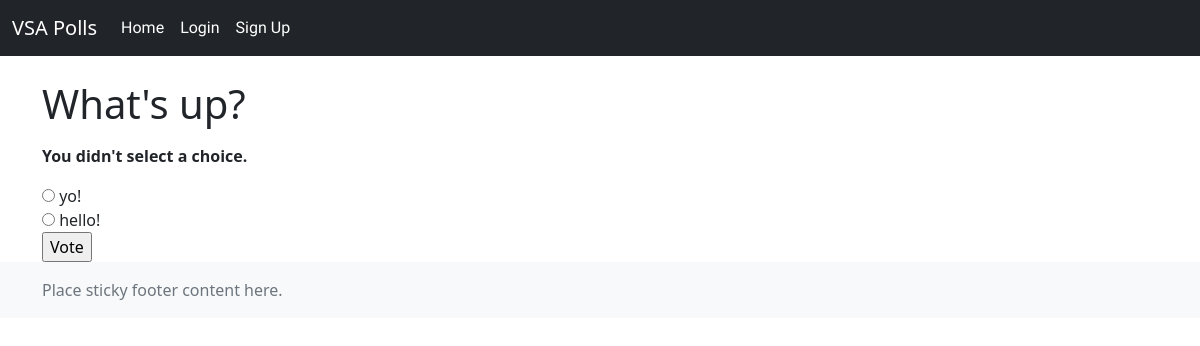
/polls/2/vote/, run on the app's committed database.
### polls/models.py (models this page shows, shortened)
class Question(models.Model):
    question_text = models.CharField(max_length=200)
    pub_date = models.DateTimeField('date published')

class Choice(models.Model):
    question = models.ForeignKey(Question, on_delete=models.CASCADE)
    choice_text = models.CharField(max_length=200)
    votes = models.IntegerField(default=0)

### polls/views.py (the view)
# urls.py: path('<int:question_id>/vote/', views.vote, name='vote'),
def vote(request, question_id):
    question = get_object_or_404(Question, pk=question_id)
    try:
        selected_choice = question.choice_set.get(pk=request.POST['choice'])
    except (KeyError, Choice.DoesNotExist):
        return render(request, 'polls/detail.html', {
            'question': question,
            'error_message': "You didn't select a choice.",
        })
    else:
        selected_choice.votes += 1
        selected_choice.save()
        return HttpResponseRedirect(reverse('polls:results', args=(question.id,)))

### polls/templates/polls/detail.html (shortened to what this page needs)
{% extends 'polls/base.html' %}
{% block content %}
<div class="container">
<form action="{% url 'polls:vote' question.id %}" method="post">
    <fieldset>
        <legend>
            <h1>{{ question.question_text }}</h1>
        </legend>
        {% if error_message %}
            <p><strong>{{ error_message }}</strong></p>
        {% endif %}
        {% for choice in question.choice_set.all %}
            <input type="radio" name="choice" id="choice{{ forloop.counter }}" value="{{ choice.id }}">
            <label for="choice{{ forloop.counter }}">{{ choice.choice_text }}</label><br>
        {% endfor %}
    </fieldset>
    <input type="submit" value="Vote">
</form>
</div>
{% endblock %}

### data on the page
Question: question_text "What's up?"
Choice: choice_text "yo!"
Choice: choice_text "hello!"

### other printed values
{{ error_message }} "You didn't select a choice."
